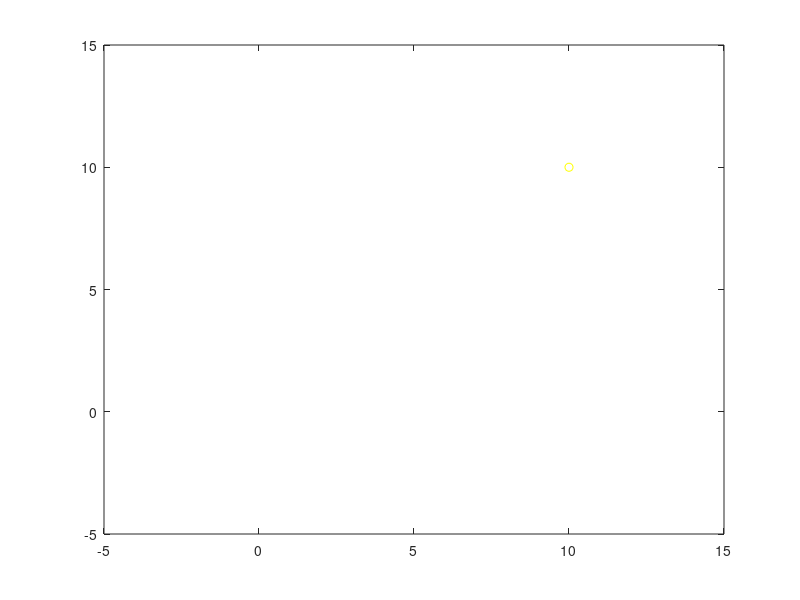

This figure's MATLAB source: (Note: this script raises an error after producing the figure.)
clear all; close all; clc;

goal = [10; 10]; %goal position to reach

s_1 = 0.1;
s_2 = 0.2;
s_3 = 0.02;
T = 0.2;
movement_var = [s_1, s_2];
measurement_var = [s_3 0;
                   0 s_3];

mean_pos = [0 0];
cur_covar = 1e-1*eye(2);

real_state = mean_pos'; %[x_pos, y_pos, velocity, angle]
state = mean_pos'; %the actual state of the machine, now only 1d        

close_enough = false; %ending criteria

%Anonymous function for the actual measurement
measure = @(x, y) ([x+randn()*s_3; y+randn()*s_3]);
input_model = @(ang, vt, dt) ([cos(ang)*vt*dt, sin(ang)*vt*dt]');

control = [pi/4, 1, 1];

euclideanDistance = @(p,q) sqrt(sum((p-q).^2));
steps = 0;
figure;

while ~close_enough
    steps = steps+1;
    
    plot(goal(1),goal(2),'yo'); set(gca,'YLim',[-5,15],'XLim',[-5 15]); hold on;
    error_ellipse(cur_covar,state,.95,'style','g');title('current');
    
    %prompt = 'input for next move [angle vt dt]: ';
    %control = input(prompt);
    distanceToTarget = euclideanDistance(state,goal);
    control = [sign(goal(1)-state(1))*acos((goal(1)-state(1))/distanceToTarget)...
               1 ...
               distanceToTarget];
    
    [state, cur_covar] = kalman_predict(control, state, cur_covar, ...
        movement_var, input_model);
    
    %moving the real position
    real_state = real_state+input_model(control(1), control(2), control(3));
    
    disp(['State after prediction: X:', num2str(state(1)), ...
        ' Y:', num2str(state(2)), ...
        ' std: ', num2str(sqrt(cur_covar(1,1))), ' ', ...
        num2str(sqrt(cur_covar(2,2)))]);
    cur_covar
    
    error_ellipse(cur_covar,state,.95,'style','r');title('prediction');% pause;
    
    %measuring the position
    measurement = measure(real_state(1), real_state(2));
    
    [state, cur_covar] = kalman_update(measurement, state, cur_covar, ...
        measurement_var);
    
    disp('State after update: ');
    state
    cur_covar
    
    %visualization
    error_ellipse(cur_covar,state,.95,'style','b');title('update');pause;
    
    N = 2; % how sure do we wanna be
    if goal(1) < state(1)+N*sqrt(cur_covar(1,1)) && goal(1) > state(1)-N*sqrt(cur_covar(1,1)) && ...
            goal(2) < state(2)+N*sqrt(cur_covar(2,2)) && goal(2) > state(2)-N*sqrt(cur_covar(2,2))
        close_enough = true;
        fprintf('congratulations, you reached your goal in %i steps\n',steps);
    else
        clf;
    end
end





